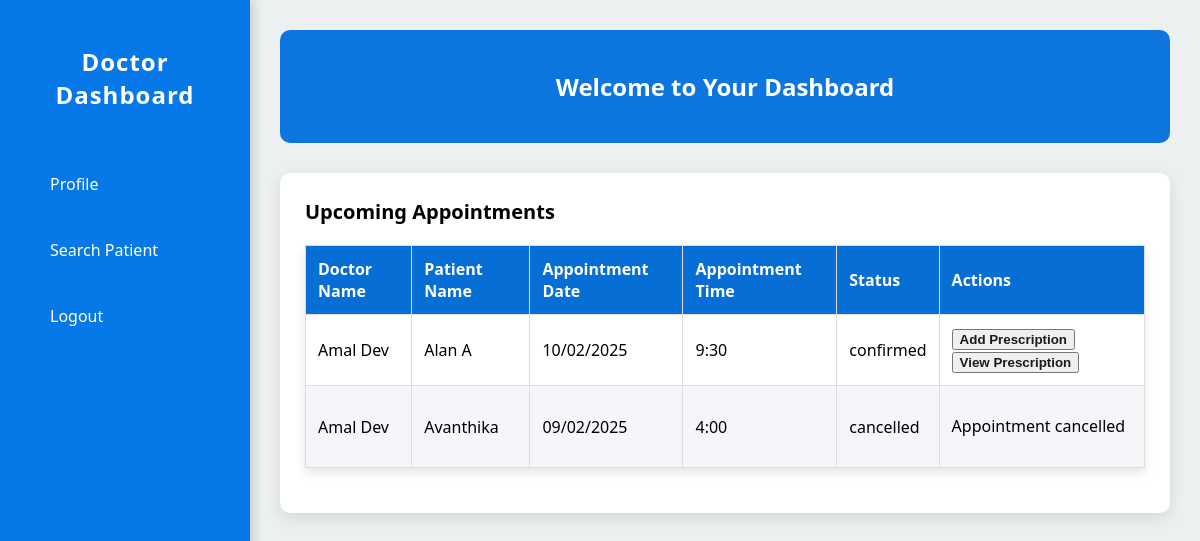
The page /doctor_home (signed in) on the database as committed earlier.
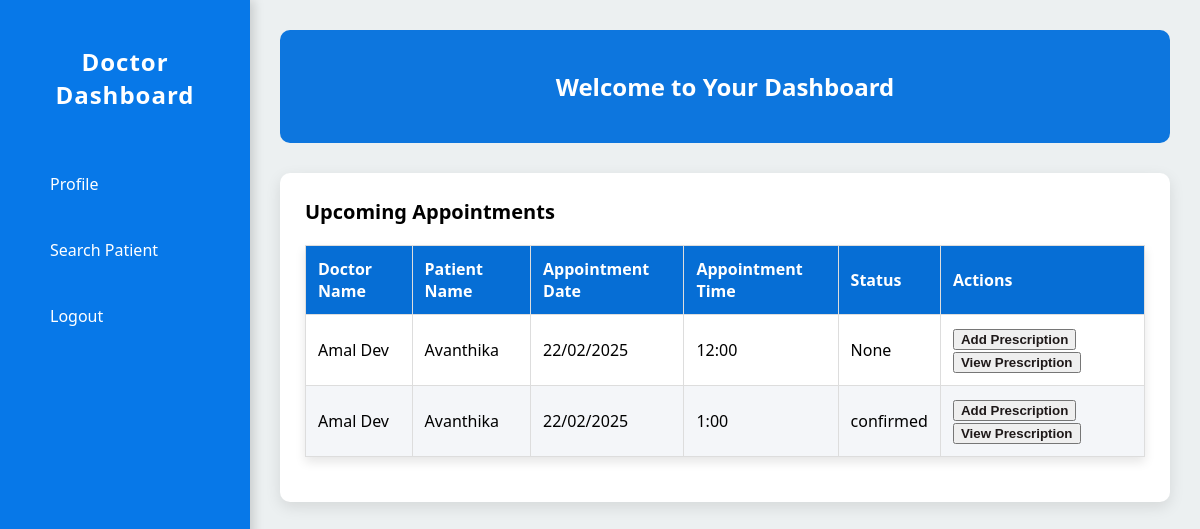
The same page on the database as committed later.
### medico/models.py (models this page shows, shortened)
class Appointment(models.Model):
    date = models.CharField(max_length=15)
    time = models.CharField(max_length=15)
    patient_id = models.ForeignKey(Patient, on_delete=models.CASCADE, null=True, blank=True, related_name='patient_id')
    doctor_id = models.ForeignKey(Doctor, on_delete=models.CASCADE, null=True, blank=True, related_name='doctor_id')
    current_date = models.DateField(auto_now_add=True)
    status=models.CharField(max_length=10,null=True)
    prescription = models.TextField(max_length=200 ,null=True, blank=True)

class Doctor(models.Model):
    doctor_name = models.CharField(max_length=50)
    contact = models.CharField(max_length=15)
    specialization = models.CharField(max_length=25)
    gender = models.CharField(max_length=15)
    age = models.CharField(max_length=3)
    hospital_id = models.ForeignKey(Hospital, on_delete=models.CASCADE, null=True, blank=True, related_name='hospital_id')
    login_id = models.ForeignKey(Login, on_delete=models.CASCADE, null=True, blank=True, related_name='login_id')

class Patient(models.Model):
    patient_name = models.CharField(max_length=100)
    address = models.CharField(max_length=100)
    gender = models.CharField(max_length=15)
    date_of_birth = models.CharField(max_length=15)
    contact = models.CharField(max_length=15)
    login_id = models.ForeignKey(Login, on_delete=models.CASCADE, null=True, blank=True)
    MRI = models.CharField(max_length=20, null=True)
    hsp_id = models.ForeignKey(Hospital, on_delete=models.CASCADE, null=True, blank=True)

### medico/views.py (the view)
# urls.py: path('doctor_home',views.DoctorHome,name='doctor_home'),
def DoctorHome(request):
    doctor_id = request.session.get('doctor_id')
    if not doctor_id:
        return redirect('login')
    login = get_object_or_404(Login, id=doctor_id)
    doctor = get_object_or_404(Doctor, login_id=login)
    appointments = Appointment.objects.filter(doctor_id=doctor)
    return render(request, 'doctorhome.html', {'appointments': appointments})

### medico/templates/doctorhome.html (shortened to what this page needs)
<!DOCTYPE html>
<html lang="en">
<head>
</head>
<body>
    <div class="sidebar">
        <h2>Doctor Dashboard</h2>
        <a href="#profile">Profile</a>
        <a href="{% url 'search_patient' %}">Search Patient</a>
        <a href="#logout">Logout</a>
    </div>
    <div class="main-content">
        <header>
            <h2>Welcome to Your Dashboard</h2>
        </header>
        <div class="card">
            <h3>Upcoming Appointments</h3>
            <table>
                <thead>
                    <tr>
                        <th>Doctor Name</th>
                        <th>Patient Name</th>
                        <th>Appointment Date</th>
                        <th>Appointment Time</th>
                        <th>Status</th>
                        <th>Actions</th>
                    </tr>
                </thead>
                <tbody>
                    {% for appointment in appointments %}
                        <tr>
                            <td>{{ appointment.doctor_id.doctor_name }}</td>
                            <td>{{ appointment.patient_id.patient_name }}</td>
                            <td>{{ appointment.date }}</td>
                            <td>{{ appointment.time }}</td>
                            <td>{{ appointment.status }}</td>
                            <td>
                                {% if not appointment.status == "cancelled" %}
                                <button class="btn btn-primary">
                                    <a href="{% url 'add_prescription' appointment.id %}" style="text-decoration: none; color: rgb(31, 25, 25);">Add Prescription</a>
                                </button>
                                <button class="btn btn-primary">
                                    <a href="{% url 'view_prescription' appointment.id %}" style="text-decoration: none; color: rgb(31, 25, 25);">View Prescription</a>
                                </button>
                                {% else %}
                                <p>Appointment cancelled</p>
                                {% endif %}
                            </td>
                        </tr>
                    {% endfor %}
                </tbody>
            </table>
        </div>
    </div>
</body>
</html>

Rows that differ between the two databases and show on the page:
removed Appointment: doctor_id.doctor_name "Amal Dev", patient_id.patient_name "Alan A", date "10/02/2025", time "9:30", status "confirmed", shows "Add Prescription"
removed Appointment: doctor_id.doctor_name "Amal Dev", patient_id.patient_name "Avanthika", date "09/02/2025", time "4:00", status "cancelled", shows "Appointment cancelled"
added Appointment: doctor_id.doctor_name "Amal Dev", patient_id.patient_name "Avanthika", date "22/02/2025", time "12:00", status "None", shows "Add Prescription"
added Appointment: doctor_id.doctor_name "Amal Dev", patient_id.patient_name "Avanthika", date "22/02/2025", time "1:00", status "confirmed", shows "Add Prescription"
